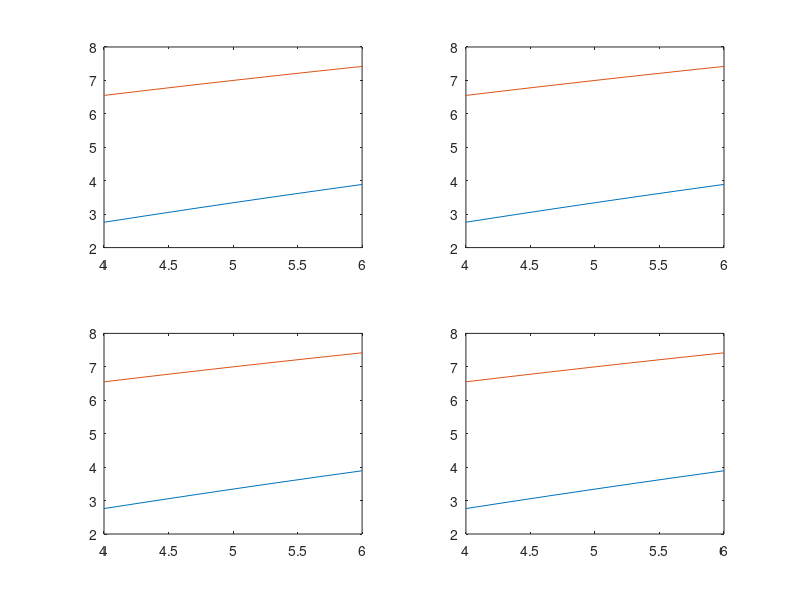
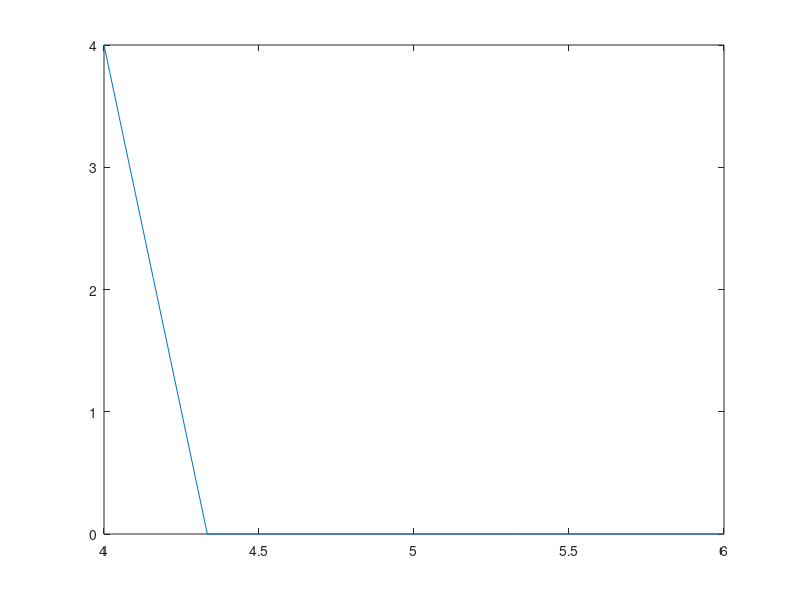

Write the MATLAB code that produced these figures, in order.
% VFI
% This routine outlines the solution procedure for a simple consumer problem using 
% some popular variants of basic value function iteration technique

% Set parameter values
r = 1.04;
sigma = 1/2;
ybar = 1;
beta = 0.95;

% Choose solution technique
% Alternatives are
% discrete(1)
%technique = discrete1

% Set grid parameters
nk = 6 + 1;
kbar = 5;
kmin = 4;
kmax = 6;
kstep = (kmax - kmin)/(nk - 1);

k = [kmin: kstep: kmax]';                       % Grid for current wealth
kp = k;                                         % Grid for next period's wealth

% Compute accurate solution to test quality of the procedure
ho = ybar/(1 - 1/r);
co = (r*k + ho)*(1 - (beta^sigma)*(r^(sigma - 1)));
Ve = ((co.^(1 - 1/sigma))/(1 - ((r*beta)^sigma)*beta) - 1/(1 - beta))/(1 - 1/sigma);

% Compute momentary utility function  
c = zeros(nk, nk);
U = zeros(nk, nk);

for i = 1:nk
   c(:,i) = max( (r*k(i) + ybar)*ones(size(kp)) - kp, 0.001);
end  

U = ( c.^(1 - 1/sigma) - 1 )/(1 - 1/sigma);

% Method 1: Discrete state space
% Case 1: Linear function of wealth
% Initial guess for the value function 
V0 = zeros(nk,1);

err = 1;

t11 = clock;

% Start iterations to determine optimal value function
while err > 0.0001
	V1 = max(U + beta*V0*ones(1, nk));    
   
   err = sqrt((V1 - V0')*(V1' - V0));
   
   V0 = V1';
   
end

figure(1)
e1 = etime(clock, t11)
subplot(2,2,1)
plot(k, V0, k, Ve)

% Case 2: Same functional form as the objective function
% Initial guess for the value function   
V0 = (k.^(1 - 1/sigma))/(1 - beta);

err = 1;

t12 = clock;

% Start iterations to determine optimal value function
while err > 0.0001
   U + beta*V0*ones(1, nk);

   V1 = max(U + beta*V0*ones(1, nk));   
   
   err = sqrt((V1 - V0')*(V1' - V0));
   
   V0 = V1';
   %pause
end

e2 = etime(clock, t12)
subplot(2,2,2)
plot(k, V0, k, Ve)

% Method 2: Polynomial Approximation (Second Order)
% Case 1: Ordinary polynomials, linear function of wealth
b0 = [0 1 0 0]';
K = [ones(size(kp)) kp kp.^2 kp.^3];
V0 = K*b0;
X = inv(K'*K)*K';

err = 1;

t21 = clock;

% Start iterations to determine optimal value function
while err > 0.0001
   
	V1 = max(U + beta*V0*ones(1, nk));    
   
   b1 = X*V1';
   err = sqrt((b1 - b0)'*(b1 - b0));
   
   V0 = K*b1;
   b0 = b1;
end

e3 = etime(clock, t21)

subplot(2,2,3)

plot(k, V0, k, Ve)

% Case 2: Chebyshev polynomials, linear function of wealth
b0 = [0 1 0 0]';
T0 = ones(size(kp));
T1 = kp;
T2 = 2*kp.*T1 - T0;						% General recursion form for high order terms
T3 = 2*kp.*T2 - T1;						% General recursion form for high order terms
KT = [T0 T1 T2 T3];
V0 = KT*b0;
X = inv(KT'*KT)*KT';

err = 1;

t22 = clock;

% Start iterations to determine optimal value function
while err > 0.0001
   
  V1 = max(U + beta*V0*ones(1, nk));    
   
   b1 = X*V1';
   err = sqrt((b1 - b0)'*(b1 - b0));
   
   V0 = KT*b1;
   b0 = b1;
end

e4 = etime(clock, t22)

subplot(2,2,4)

plot(k, V0, k, Ve)

%i = find(U + beta*V0*ones(1, nk) == max(U + beta*V0*ones(1, nk)))
% compute optimal decision rules
policy = (U + beta*V0*ones(1, nk) == (max(U + beta*V0*ones(1, nk)))'*ones(1,nk));
Kprime = policy*k;

figure(2)
plot(k, Kprime)